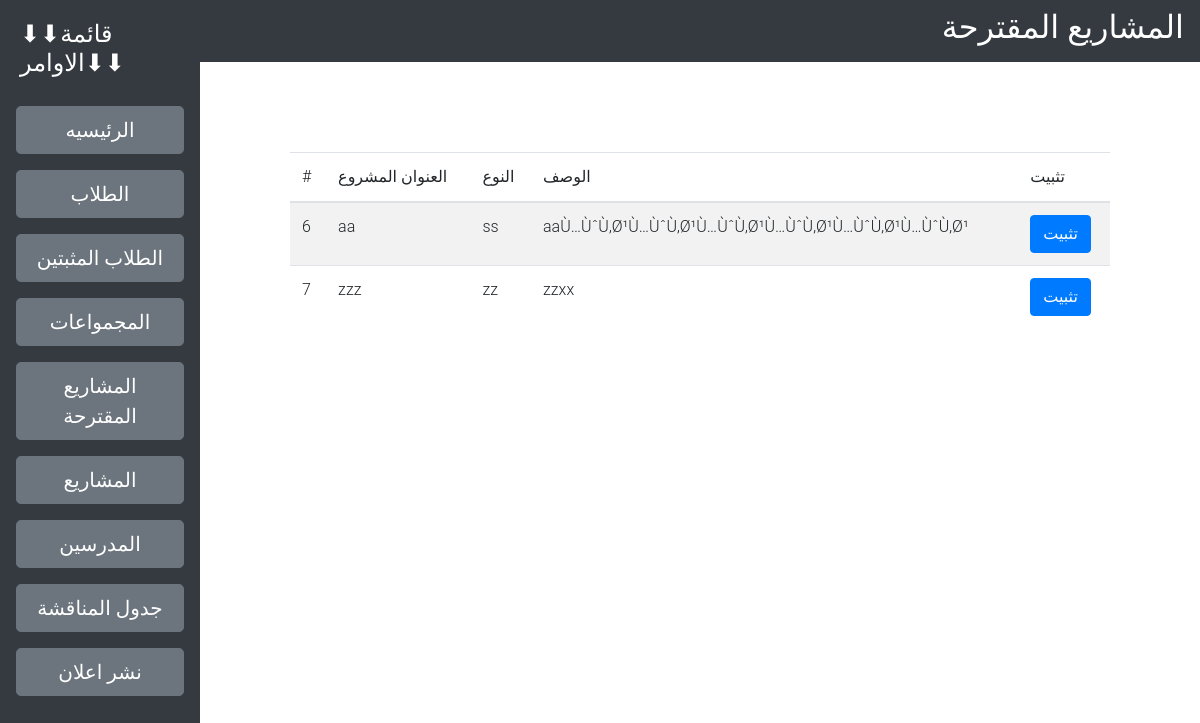
/project.php, run on the app's committed database.
### tables this page shows
CREATE TABLE `project` (
  `id` int(11) NOT NULL,
  `tp` varchar(50) NOT NULL,
  `typ` varchar(50) NOT NULL,
  `dp` varchar(200) NOT NULL,
  `active` int(11) NOT NULL
);

### project.php (the view, shortened to what this page needs)
<?php
$server = 'localhost';
$user = 'root';
$password = '';
$db_name = 'm';
$conn = new mysqli($server,$user,$password,$db_name);
?>
<!DOCTYPE html>
<html lang="en">
<head>
    <link rel="stylesheet" href="css/style.css">
    <link rel="stylesheet" href="https://stackpath.bootstrapcdn.com/bootstrap/4.3.1/css/bootstrap.min.css">
</head>
<body >
    <div class="row mx-0">
    <div class="col-2" style="padding: 0px"  >
        <div class=" bg-dark" >
         <ul class="nav flex-column">
            <li class="nav-item" >
          <h4 class="text-white" style="margin:20px" >⬇⬇قائمة الاوامر⬇⬇</h4>
      </li>
    <li class="nav-item">
       <a class="nav-link" href="admin.php"> <button type="button" class="btn btn-secondary btn-lg btn-block">الرئيسيه</button>
</a>
      </li>
             <li class="nav-item">
       <a class="nav-link active" href="student.php"><button type="button" class="btn btn-secondary btn-lg btn-block">الطلاب</button>
</a>
      </li>
      <li class="nav-item">
       <a class="nav-link active" href="studenta.php"><button type="button" class="btn btn-secondary btn-lg btn-block">الطلاب المثبتين</button>
</a>
      </li>
      <li class="nav-item">
            <a class="nav-link active" href="gro.php"><button type="button" class="btn btn-secondary btn-lg btn-block">المجمواعات</button>
</a>
      </li>
      <li class="nav-item">
       <a class="nav-link" href="project.php"> <button type="button" class="btn btn-secondary btn-lg btn-block">المشاريع المقترحة</button>
</a>
      </li>
     <li class="nav-item">
       <a class="nav-link" href="projecta.php"> <button type="button" class="btn btn-secondary btn-lg btn-block">المشاريع</button>
</a>
      </li>
    <li class="nav-item">
       <a class="nav-link" href="tech.php"> <button type="button" class="btn btn-secondary btn-lg btn-block">المدرسين</button>
</a>
      </li>
    <li class="nav-item">
       <a class="nav-link" href="shda.php"> <button type="button" class="btn btn-secondary btn-lg btn-block">جدول المناقشة</button>
</a>
      </li>
             <li class="nav-item">
       <a class="nav-link" href="aa.php"> <button type="button" class="btn btn-secondary btn-lg btn-block">نشر اعلان</button>
</a>
      </li>
        <br><br><br>
      </ul>
    </div>
    </div>
       <div class="col-10 " style="padding: 0px ">
        <nav class="navbar navbar-dark bg-dark">
  <h2 class="text-white"> المشاريع المقترحة</h2>
</nav>
    <div style="padding: 90PX"  >
      <table class="table table-striped">
  <thead>
    <tr>
      <th scope="col">#</th>
      <th scope="col">العنوان المشروع</th>
      <th scope="col">النوع</th>
      <th scope="col">الوصف</th>
      <th scope="col">تثبيت</th>
    </tr>
  </thead>
              <tbody>
   <?php
            $sql = "SELECT * FROM project WHERE active = 0 ";
            $result = mysqli_query($conn, $sql);
            while($row = mysqli_fetch_assoc($result)) {
            ?>
            <tr>
                <td><?= $row['id'] ?></td>
                <td><?= $row['tp'] ?></td>
                <td><?= $row['typ'] ?></td>
                 <td><?= $row['dp'] ?></td>
                 <td><form action="activea.php?n1=<?= $row['id'] ?>" method="post"> <button class="btn btn-primary" name="register" type="submit"> تثبيت</button>  </form> </td>
            </tr>
            <?php
            }
            ?>
  </tbody>
        </table><br>
</div>
    </div>
    </div>
</body>
</html>

### css/style.css (style rules this page uses)
* { margin: 0; font-family: "Roboto", sans-serif, "Helvetica", sans-serif; font-weight: 300; }
.btn { background: #efefef; padding: 10px 15px; text-decoration: none; border-radius: 3px; color: #000; font-weight: 400; }
.container h1, h2, h3 { margin-top: 15px; margin-left: 0; font-weight: 400; }

### data on the page
project: id "6", tp "aa", typ "ss", dp "aaÙ…ÙˆÙ‚Ø¹Ù…ÙˆÙ‚Ø¹Ù…ÙˆÙ‚Ø¹Ù…ÙˆÙ‚Ø¹Ù…ÙˆÙ‚Ø¹Ù…ÙˆÙ‚Ø¹"
project: id "7", tp "zzz", typ "zz", dp "zzxx"
